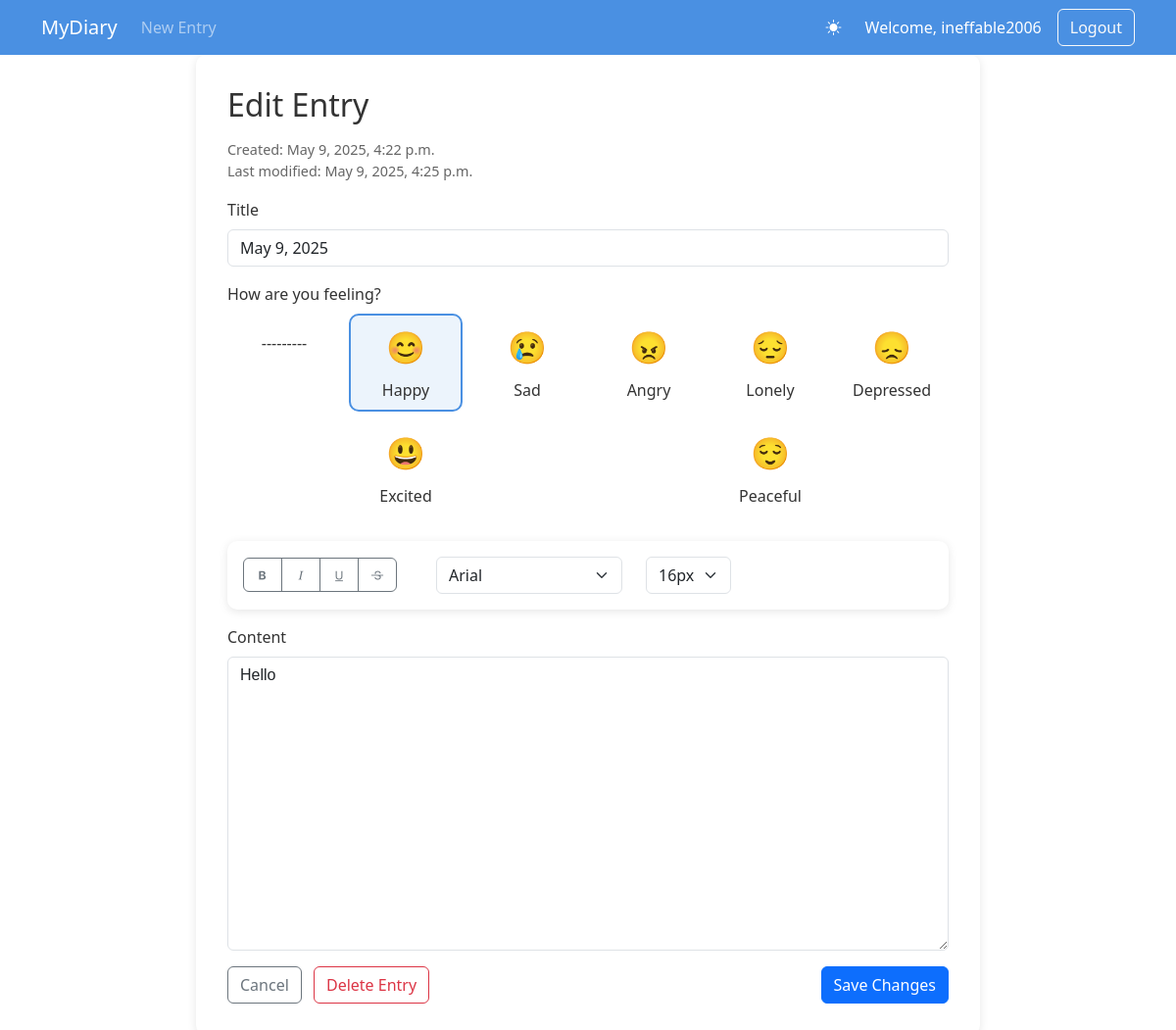
The app's page /edit/1/ (signed in) with its own data.
### CoreApp/models.py (models this page shows, shortened)
class DiaryEntry(models.Model):
    MOOD_CHOICES = [
        ('happy', 'Happy'),
        ('sad', 'Sad'),
        ('angry', 'Angry'),
        ('lonely', 'Lonely'),
        ('depressed', 'Depressed'),
        ('excited', 'Excited'),
        ('peaceful', 'Peaceful'),
    ]
    FONT_CHOICES = [
        ('Arial', 'Arial'),
        ('Times New Roman', 'Times New Roman'),
        ('Courier New', 'Courier New'),
        ('Georgia', 'Georgia'),
        ('Verdana', 'Verdana'),
    ]
    FONT_SIZE_CHOICES = [
        ('12', '12px'),
        ('14', '14px'),
        ('16', '16px'),
        ('18', '18px'),
        ('20', '20px'),
        ('24', '24px'),
    ]
    user = models.ForeignKey(User, on_delete=models.CASCADE)
    title = models.CharField(max_length=200)
    content = models.TextField()
    mood = models.CharField(max_length=20, choices=MOOD_CHOICES)
    created_at = models.DateTimeField(auto_now_add=True)
    updated_at = models.DateTimeField(auto_now=True)
    font_style = models.CharField(max_length=50, choices=FONT_CHOICES, default='Arial')
    font_size = models.CharField(max_length=3, choices=FONT_SIZE_CHOICES, default='16')
    is_bold = models.BooleanField(default=False)
    is_italic = models.BooleanField(default=False)
    is_underline = models.BooleanField(default=False)
    is_strikethrough = models.BooleanField(default=False)
    class Meta:
        ordering = ['-created_at']
        verbose_name_plural = 'Diary Entries'

### CoreApp/views.py (the view)
# urls.py: path('edit/<int:pk>/', views.edit_entry, name='edit_entry'),
@login_required
def edit_entry(request, pk):
    entry = get_object_or_404(DiaryEntry, pk=pk, user=request.user)
    if request.method == 'POST':
        form = DiaryEntryForm(request.POST, instance=entry)
        if form.is_valid():
            form.save()
            messages.success(request, 'Diary entry updated successfully!')
            return redirect('home')
    else:
        form = DiaryEntryForm(instance=entry)
    return render(request, 'diary/edit_entry.html', {'form': form, 'entry': entry})

### CoreApp/forms.py
class DiaryEntryForm(forms.ModelForm):
    class Meta:
        model = DiaryEntry
        fields = ['title', 'content', 'mood', 'font_size', 'font_style',
                 'is_bold', 'is_italic', 'is_underline', 'is_strikethrough']
        widgets = {
            'content': forms.Textarea(attrs={'class': 'form-control', 'rows': 10}),
            'title': forms.TextInput(attrs={'class': 'form-control'}),
            'mood': forms.Select(attrs={'class': 'form-control'}),
            'font_size': forms.Select(attrs={'class': 'form-control'}),
            'font_style': forms.Select(attrs={'class': 'form-control'}),
            'is_bold': forms.HiddenInput(),
            'is_italic': forms.HiddenInput(),
            'is_underline': forms.HiddenInput(),
            'is_strikethrough': forms.HiddenInput(),
        }

### templates/diary/edit_entry.html (shortened to what this page needs)
{% extends "base.html" %}
{% block content %}
<div class="form-container">
    <h2 class="mb-3">Edit Entry</h2>
    <div class="entry-meta">
        Created: {{ entry.created_at|date:"F j, Y, g:i a" }}<br>
        Last modified: {{ entry.updated_at|date:"F j, Y, g:i a" }}
    </div>
    <form method="post" class="needs-validation" novalidate>
        <div class="mb-3">
            <label for="id_title" class="form-label">Title</label>
            <input type="text" name="title" class="form-control" id="id_title" value="{{ entry.title }}" required>
        </div>
        <div class="mb-4">
            <label class="form-label">How are you feeling?</label>
            <div class="mood-selector">
                {% for value, label in form.mood.field.choices %}
                <div class="mood-option {% if entry.mood == value %}selected{% endif %}"
                     onclick="selectMood(this, '{{ value }}')"
                     data-mood="{{ value }}">
                    <span class="mood-emoji">
                        {% if value == 'happy' %}😊
                        {% elif value == 'sad' %}😢
                        {% elif value == 'angry' %}😠
                        {% elif value == 'lonely' %}😔
                        {% elif value == 'depressed' %}😞
                        {% elif value == 'excited' %}😃
                        {% elif value == 'peaceful' %}😌
                        {% endif %}
                    </span>
                    <span>{{ label }}</span>
                </div>
                {% endfor %}
            </div>
        </div>
        <div class="formatting-toolbar">
            <div class="row align-items-center">
                <div class="col-auto">
                    <div class="btn-group">
                        <button type="button" class="btn btn-outline-secondary btn-format {% if entry.is_bold %}active{% endif %}"
                                data-format="bold" title="Bold">
                            <i class="bi bi-type-bold"></i>
                        </button>
                        <button type="button" class="btn btn-outline-secondary btn-format {% if entry.is_italic %}active{% endif %}"
                                data-format="italic" title="Italic">
                            <i class="bi bi-type-italic"></i>
                        </button>
                        <button type="button" class="btn btn-outline-secondary btn-format {% if entry.is_underline %}active{% endif %}"
                                data-format="underline" title="Underline">
                            <i class="bi bi-type-underline"></i>
                        </button>
                        <button type="button" class="btn btn-outline-secondary btn-format {% if entry.is_strikethrough %}active{% endif %}"
                                data-format="strikethrough" title="Strikethrough">
                            <i class="bi bi-type-strikethrough"></i>
                        </button>
                    </div>
                </div>
                <div class="col-auto">
                    <select class="form-select" name="font_style" id="id_font_style">
                        <option value="Arial" {% if entry.font_style == 'Arial' %}selected{% endif %}>Arial</option>
                    </select>
                </div>
                <div class="col-auto">
                    <select class="form-select" name="font_size" id="id_font_size">
                        <option value="16" {% if entry.font_size == '16' %}selected{% endif %}>16px</option>
                    </select>
                </div>
            </div>
        </div>
        <div class="mb-3">
            <label for="id_content" class="form-label">Content</label>
            <textarea name="content" class="form-control" id="id_content" required>{{ entry.content }}</textarea>
        </div>
        <div class="d-flex justify-content-between">
            <div>
                <a href="{% url 'home' %}" class="btn btn-outline-secondary me-2">Cancel</a>
                <button type="button" class="btn btn-outline-danger"
                        onclick="if(confirm('Are you sure you want to delete this entry?')) {
                            document.getElementById('delete-form').submit();
                        }">
                    Delete Entry
                </button>
            </div>
            <button type="submit" class="btn btn-primary">Save Changes</button>
        </div>
    </form>
</div>
{% endblock %}

### templates/base.html (shortened to what this page needs)
<!DOCTYPE html>
<html lang="en">
<head>
    <link href="https://cdn.jsdelivr.net/npm/bootstrap@5.3.0/dist/css/bootstrap.min.css" rel="stylesheet">
    <link rel="stylesheet" href="https://cdn.jsdelivr.net/npm/bootstrap-icons@1.11.0/font/bootstrap-icons.css">
</head>
<body>
    {% if user.is_authenticated %}
    <nav class="navbar navbar-expand-lg navbar-dark">
        <div class="container">
            <a class="navbar-brand" href="{% url 'home' %}">MyDiary</a>
            <div class="collapse navbar-collapse" id="navbarNav">
                <ul class="navbar-nav me-auto">
                    <li class="nav-item">
                        <a class="nav-link" href="{% url 'new_entry' %}">New Entry</a>
                    </li>
                </ul>
                <div class="d-flex align-items-center">
                    <div id="theme-toggle" class="text-white me-3">
                        <i class="bi bi-sun-fill"></i>
                    </div>
                    <span class="text-white me-3">Welcome, {{ user.username }}</span>
                    <form method="post" action="{% url 'logout' %}" class="d-inline">
                        <button type="submit" class="btn btn-outline-light">Logout</button>
                    </form>
                </div>
            </div>
        </div>
    </nav>
    {% endif %}
    <div class="container-fluid p-0">
        {% block content %}{% endblock %}
    </div>
</body>
</html>

### templates/base.html (style rules this page uses)
:root { --primary-color: #4a90e2; --background-color: #ffffff; --text-color: #333333; }
body { background-color: var(--background-color); color: var(--text-color); transition: background-color 0.3s, color 0.3s; min-height: 100vh; display: flex; flex-direction: column; }
.navbar { background-color: var(--primary-color) !important; }
#theme-toggle { cursor: pointer; padding: 8px; border-radius: 50%; transition: background-color 0.3s; }

### templates/diary/edit_entry.html (style rules this page uses)
.form-container { max-width: 800px; margin: 0 auto; background: var(--background-color); padding: 2rem; border-radius: 10px; box-shadow: 0 2px 10px rgba(0,0,0,0.1); }
.formatting-toolbar { background: var(--background-color); padding: 1rem; border-radius: 10px; margin-bottom: 1rem; box-shadow: 0 2px 10px rgba(0,0,0,0.1); }
.formatting-toolbar .btn-group { margin-right: 1rem; }
.btn-format { padding: 0.375rem 0.75rem; font-size: 0.875rem; }
.mood-selector { display: flex; flex-wrap: wrap; gap: 0.5rem; margin-bottom: 1rem; }
.mood-option { flex: 1; min-width: 100px; text-align: center; padding: 0.5rem; border: 2px solid transparent; border-radius: 10px; cursor: pointer; transition: all 0.2s; }
.mood-option.selected { border-color: var(--primary-color); background-color: rgba(74, 144, 226, 0.1); }
.mood-emoji { font-size: 2rem; margin-bottom: 0.5rem; display: block; }
#id_content { min-height: 300px; resize: vertical; }
.entry-meta { font-size: 0.9rem; color: #666; margin-bottom: 1rem; }

### records on screen
DiaryEntry: created_at "May 9, 2025, 4:22 p.m.", updated_at "May 9, 2025, 4:25 p.m.", title "May 9, 2025", font_style "Arial", font_size "16px", content "Hello"

### other values on screen
{{ user.username }} "ineffable2006"
{{ label }} "---------" "Happy" "Sad" "Angry" "Lonely" "Depressed" "Excited" "Peaceful"
